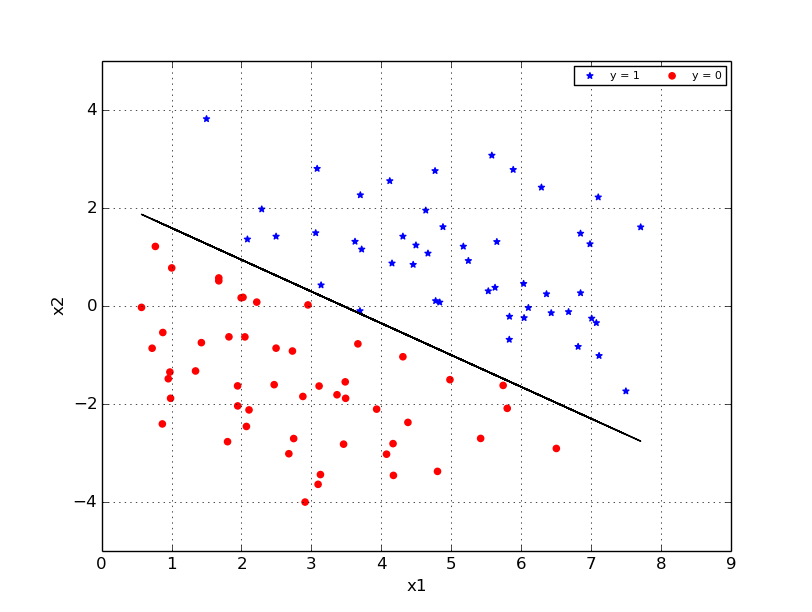

Source code (Python):
import numpy as np
import pandas as pd
import csv
import math
import matplotlib.pyplot as plt

dataX = open( "q2x.dat", "r" )
X1 = [[float(a) for a in line.split()] for line in dataX]  #X is a list
X = np.array([np.array(x) for x in X1])
m, n = X.shape
dataY = pd.read_csv('q2y.dat', header=None)
y = np.array(dataY.as_matrix(columns=None))

# mu = np.zeros((1,n))
# sigma = np.zeros((1,n))

# for j in range(n):
# 	mu[0][j] = np.mean(X[:,j])
# 	sigma[0][j] = np.std(X[:,j])
# 	for i in range(m):
# 		X[i][j] = (X[i][j] - mu[0][j])/sigma[0][j]

X = np.insert(X, 0, 1, axis=1)
m, n = X.shape
theta = np.zeros((n,1))

### Basic functions

def sigmoid(z):
	for i in range(len(z)):
		z[i] = math.pow((1 + np.exp(-z[i])),-1)
	return z
def sigmoid1(z):
	return 	math.pow((1 + np.exp(-z)),-1)

### Logistic Regression	

niter = 0
diff = np.ones((n,1))
while (np.linalg.norm(diff) > 0.000001):
	H = np.zeros((n,n))
	b = np.zeros((1,n))
	for i in range(n):
		for j in range(i,n):
			for k in range(m):
				H[i][j] += sigmoid1(np.dot(X[k],theta)[0])*(1 - sigmoid1(np.dot(X[k],theta)[0])) * X[k][i] * X[k][j]
				if (i != j):
					H[j][i] += sigmoid1(np.dot(X[k],theta)[0])*(1 - sigmoid1(np.dot(X[k],theta)[0])) * X[k][i] * X[k][j]
	for i in range(m):
		b = np.add(b,X[i].reshape((1,n)) * (-y[i][0] + sigmoid1(np.dot(X[i],theta)[0])))	
	theta = theta - np.dot(np.linalg.inv(H),b.T)
	diff = np.dot(np.linalg.inv(H),b.T)
	niter += 1

print('No. of iterations : ' + str(niter))	
print('Normalised theta : ['+ str(theta[0][0])+','+str(theta[1][0])+','+str(theta[2][0])+']')

### Plotting the graph

ans = sigmoid(np.dot(X,theta))
for i in range(m):
	if (ans[i][0]>=0.5):
		l = plt.scatter(X[i,1], X[i,2], marker='*', label='1', color='blue')
	else:
		l1 = plt.scatter(X[i,1], X[i,2], label='0', color='red')

plt.legend((l,l1),('y = 1', 'y = 0'),scatterpoints=1, loc='upper right', ncol=3, fontsize=8)

plt.plot(X[:,1], -(theta[0][0]/theta[2][0]) - (theta[1][0]/theta[2][0])*X[:,1], color='black')

plt.xlabel('x1')
plt.ylabel('x2')
plt.grid(True)
plt.show()
